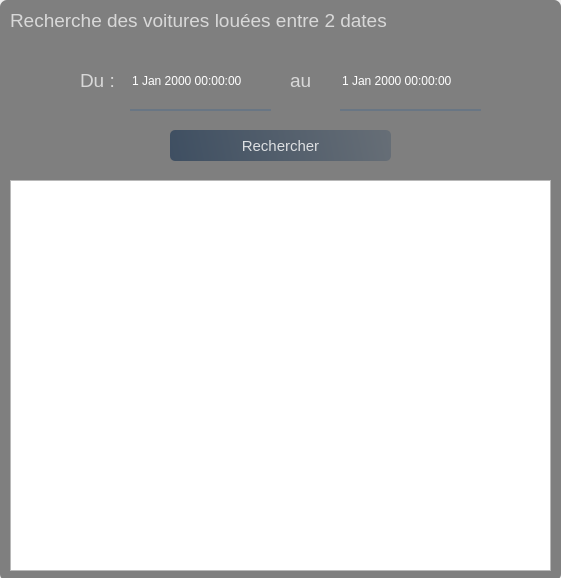
<?xml version="1.0" encoding="UTF-8"?>
<ui version="4.0">
 <class>Form</class>
 <widget class="QWidget" name="Form">
  <property name="geometry">
   <rect>
    <x>0</x>
    <y>0</y>
    <width>561</width>
    <height>578</height>
   </rect>
  </property>
  <property name="windowTitle">
   <string>Form</string>
  </property>
  <widget class="QWidget" name="widget" native="true">
   <property name="geometry">
    <rect>
     <x>0</x>
     <y>0</y>
     <width>561</width>
     <height>591</height>
    </rect>
   </property>
   <widget class="QLabel" name="label_4">
    <property name="geometry">
     <rect>
      <x>0</x>
      <y>-5</y>
      <width>561</width>
      <height>581</height>
     </rect>
    </property>
    <property name="styleSheet">
     <string notr="true">border-image: url(:/images/abstract-gradient-blue-to-white-sq-format-thomas-woolworth.jpg);</string>
    </property>
    <property name="text">
     <string/>
    </property>
   </widget>
   <widget class="QLabel" name="label_5">
    <property name="geometry">
     <rect>
      <x>0</x>
      <y>0</y>
      <width>561</width>
      <height>581</height>
     </rect>
    </property>
    <property name="styleSheet">
     <string notr="true">background-color:rgba(0,0,0,120); 
border-radius:7px; </string>
    </property>
    <property name="text">
     <string/>
    </property>
   </widget>
   <widget class="QLabel" name="label_6">
    <property name="geometry">
     <rect>
      <x>10</x>
      <y>0</y>
      <width>391</width>
      <height>41</height>
     </rect>
    </property>
    <property name="maximumSize">
     <size>
      <width>16777215</width>
      <height>16777215</height>
     </size>
    </property>
    <property name="sizeIncrement">
     <size>
      <width>0</width>
      <height>0</height>
     </size>
    </property>
    <property name="font">
     <font>
      <pointsize>14</pointsize>
      <bold>false</bold>
     </font>
    </property>
    <property name="styleSheet">
     <string notr="true">color :rgba(255,255,255,0.7)</string>
    </property>
    <property name="text">
     <string>Recherche des voitures louées entre 2 dates</string>
    </property>
   </widget>
   <widget class="QTableView" name="tableView_2">
    <property name="geometry">
     <rect>
      <x>10</x>
      <y>180</y>
      <width>541</width>
      <height>391</height>
     </rect>
    </property>
    <property name="styleSheet">
     <string notr="true"/>
    </property>
   </widget>
   <widget class="QPushButton" name="pushButton_2">
    <property name="geometry">
     <rect>
      <x>170</x>
      <y>130</y>
      <width>221</width>
      <height>31</height>
     </rect>
    </property>
    <property name="font">
     <font>
      <pointsize>11</pointsize>
      <bold>false</bold>
     </font>
    </property>
    <property name="styleSheet">
     <string notr="true">QPushButton#pushButton_2{
background-color : qlineargradient(spread:pad,x1:0,y1:0.505682,x2:1,y2:0.477,stop:0 rgba(20,47,78,0.6),stop:1 rgba(85,98,112,0.6));
color:rgba(255,255,255,0.8);
border-radius:5px;
}
QPushButton#pushButton_2:hover{
background-color : qlineargradient(spread:pad,x1:0,y1:0.505682,x2:1,y2:0.477,stop:0 rgba(40,67,98,219),stop:1 rgba(105,118,132,226));
}
QPushButton#pushButton_2:pressed{
background-color : qlineargradient(spread:pad,x1:0,y1:0.505682,x2:1,y2:0.477,stop:0  rgba(20,47,78,0.6),stop:1 rgba(85,98,112,0.8));
color:rgba(255,255,255,210);
border-radius:5px;
}
</string>
    </property>
    <property name="text">
     <string>Rechercher</string>
    </property>
   </widget>
   <widget class="QLabel" name="label_7">
    <property name="geometry">
     <rect>
      <x>80</x>
      <y>60</y>
      <width>51</width>
      <height>41</height>
     </rect>
    </property>
    <property name="maximumSize">
     <size>
      <width>16777215</width>
      <height>16777215</height>
     </size>
    </property>
    <property name="sizeIncrement">
     <size>
      <width>0</width>
      <height>0</height>
     </size>
    </property>
    <property name="font">
     <font>
      <pointsize>14</pointsize>
      <bold>false</bold>
     </font>
    </property>
    <property name="styleSheet">
     <string notr="true">color :rgba(255,255,255,0.7)</string>
    </property>
    <property name="text">
     <string>Du :</string>
    </property>
   </widget>
   <widget class="QDateTimeEdit" name="dateTimeEdit">
    <property name="geometry">
     <rect>
      <x>130</x>
      <y>60</y>
      <width>141</width>
      <height>51</height>
     </rect>
    </property>
    <property name="styleSheet">
     <string notr="true">background-color: rgba(0,0,0,0);
border : none ;
border-bottom : 2px solid rgba(105,118,132,255);
color :rgba(255,255,255,1);
padding-bottom:7px ;</string>
    </property>
   </widget>
   <widget class="QLabel" name="label_8">
    <property name="geometry">
     <rect>
      <x>290</x>
      <y>60</y>
      <width>41</width>
      <height>41</height>
     </rect>
    </property>
    <property name="maximumSize">
     <size>
      <width>16777215</width>
      <height>16777215</height>
     </size>
    </property>
    <property name="sizeIncrement">
     <size>
      <width>0</width>
      <height>0</height>
     </size>
    </property>
    <property name="font">
     <font>
      <pointsize>14</pointsize>
      <bold>false</bold>
     </font>
    </property>
    <property name="styleSheet">
     <string notr="true">color :rgba(255,255,255,0.7)</string>
    </property>
    <property name="text">
     <string>au</string>
    </property>
   </widget>
   <widget class="QDateTimeEdit" name="dateTimeEdit_2">
    <property name="geometry">
     <rect>
      <x>340</x>
      <y>60</y>
      <width>141</width>
      <height>51</height>
     </rect>
    </property>
    <property name="styleSheet">
     <string notr="true">background-color: rgba(0,0,0,0);
border : none ;
border-bottom : 2px solid rgba(105,118,132,255);
color :rgba(255,255,255,1);
padding-bottom:7px ;</string>
    </property>
   </widget>
  </widget>
 </widget>
 <resources>
  <include location="res_msgbox.qrc"/>
 </resources>
 <connections/>
</ui>
